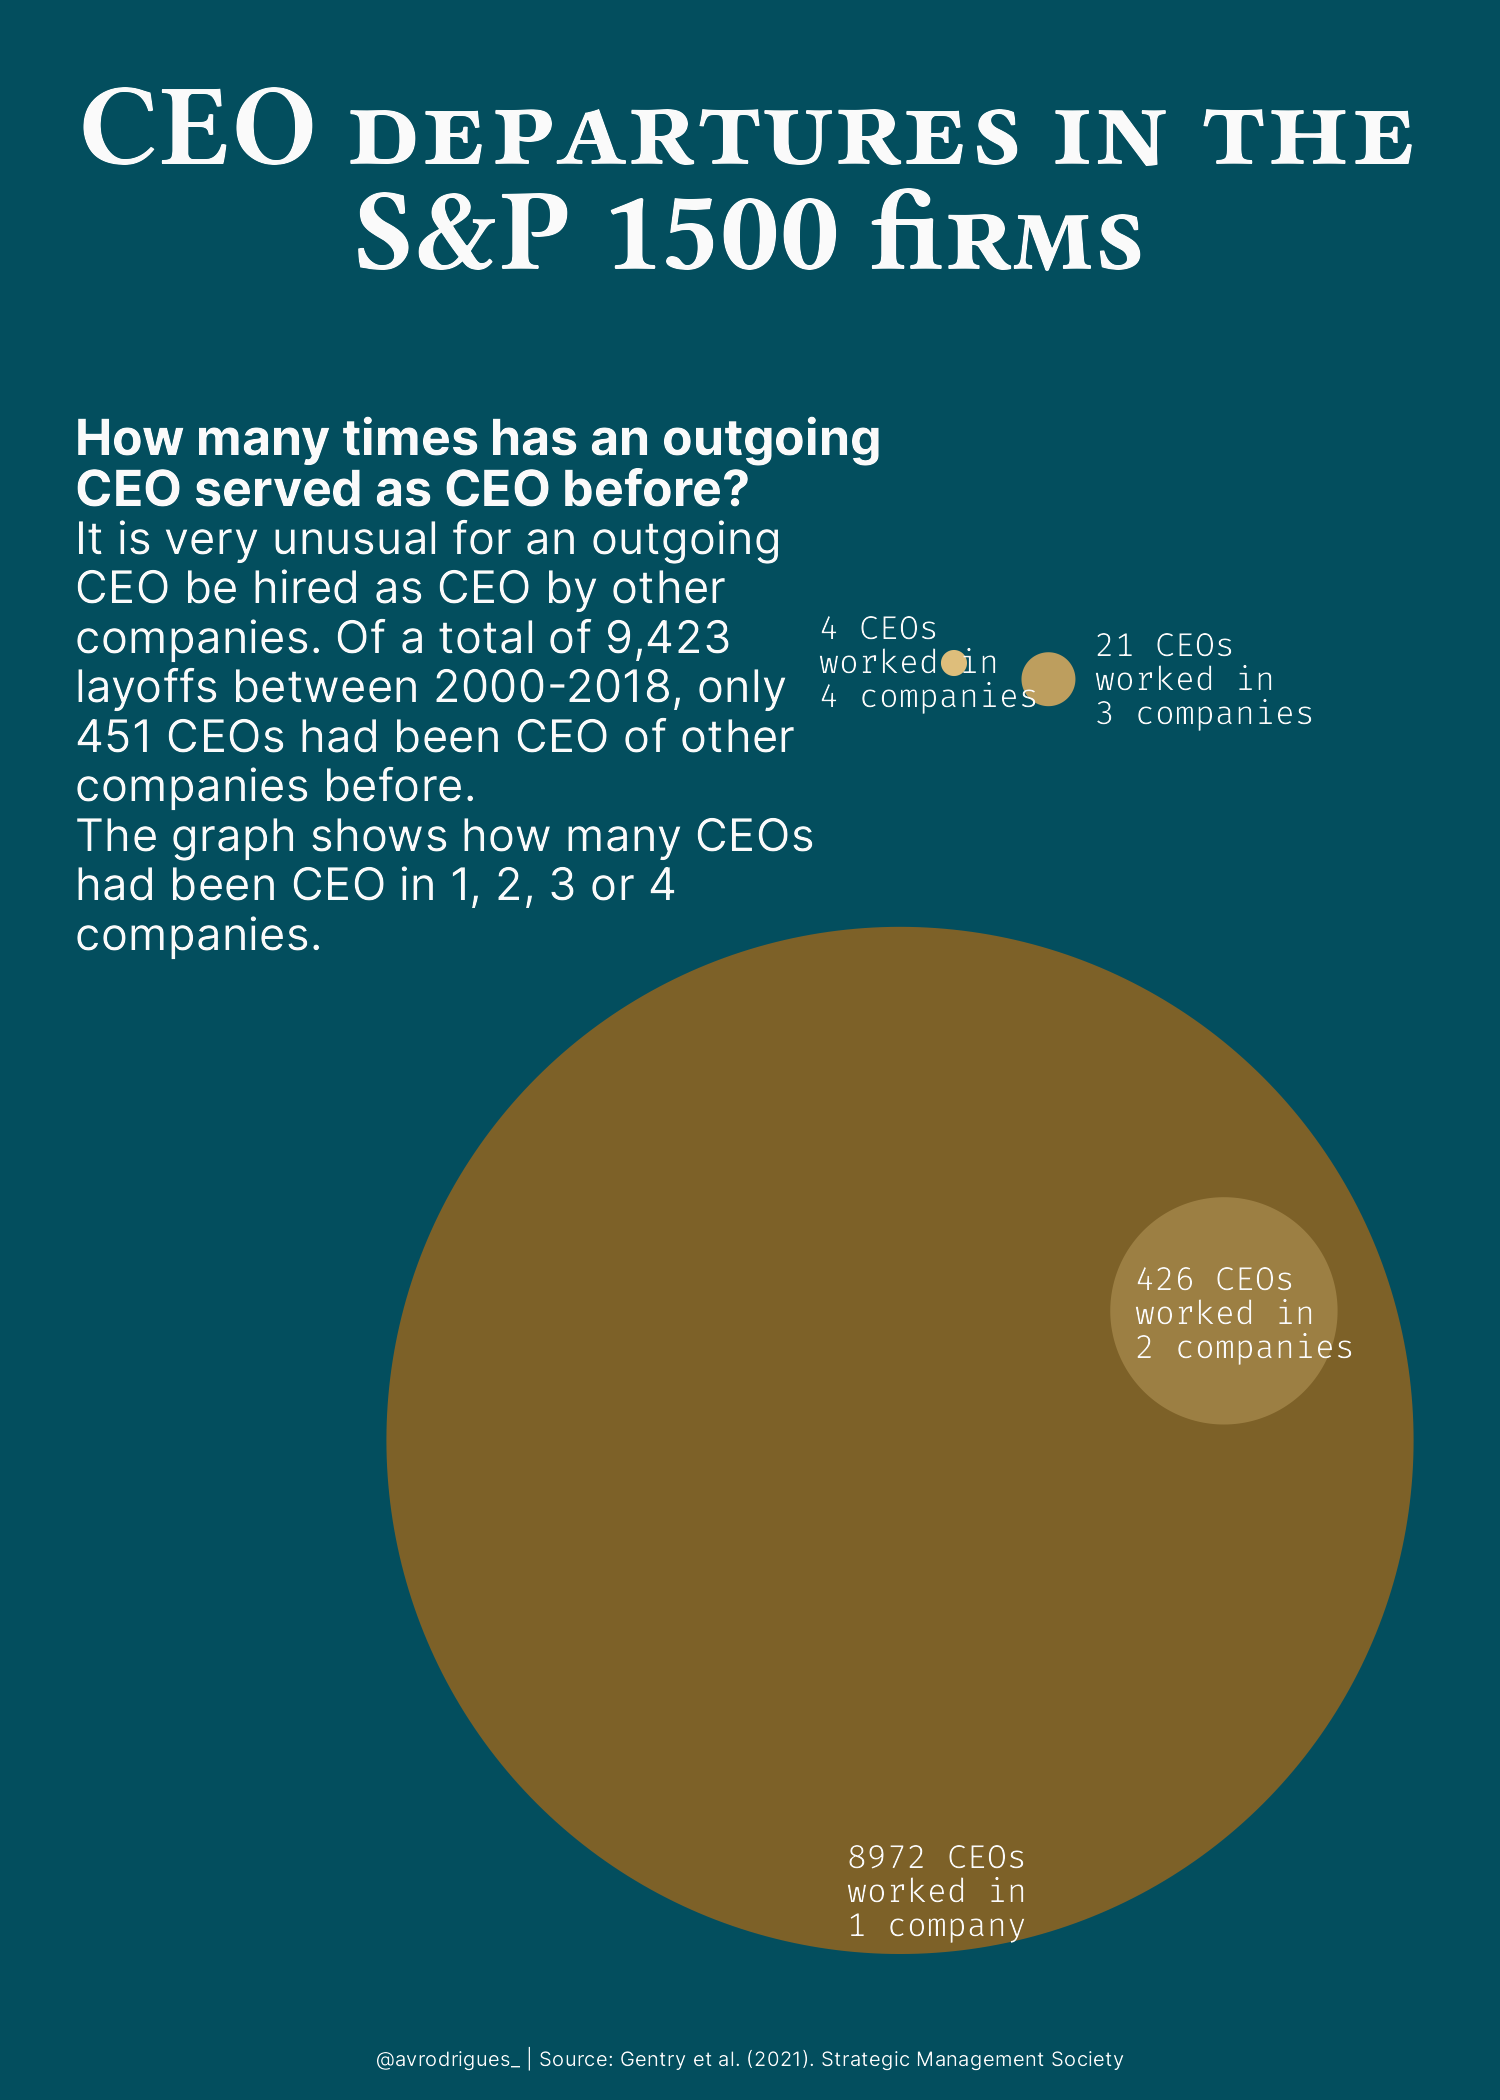

Source code (R):

# load packages -----------------------------------------------------------

library(tidyverse)
library(lubridate)
library(ragg)
library(here)
library(ggforce)
library(cowplot)


tuesday <- tidytuesdayR::tt_load("2021", week = 18)

departures <- tuesday$departures

glimpse(departures)

d.exec <- duplicated(departures$exec_fullname)
exec <-  unique(departures$exec_fullname[d.exec])
 
n_departures <- 
departures %>% 
  group_by(max_tenure_ceodb) %>% 
  summarise(n = n()) %>% 
  arrange(desc(n)) 

pos <- seq(0, sqrt(10000), by = 0.5)
set.seed(2020)
data.df <- tibble(
  x0 = sample(c(pos, -pos), 4), 
  y0 = sample(c(pos, -pos), 4), 
  n_departures
)


(planets <- 
 ggplot(
    data.df, 
    aes(x0 = x0, 
        y0 = y0, 
        fill = max_tenure_ceodb,
        color = max_tenure_ceodb)
    ) +
  geom_circle(aes(r = sqrt(n)), show.legend = F) +
  scale_fill_gradient(low = "#7d6128", high = "#debe7b") +
  scale_color_gradient(low = "#7d6128", high = "#debe7b") +
 # scale_color_manual(values = "grey70") +
  coord_fixed() +
  theme_void() +
  theme(
    plot.background = element_rect(fill = "#034e5e", color = NA)
  )
)

title <- "CEO departures in the\nS&P 1500 firms"
subtitle <- 
"How many times has an outgoing 
CEO served as CEO before?"
description <- 
"It is very unusual for an outgoing
CEO be hired as CEO by other
companies. Of a total of 9,423 
layoffs between 2000-2018, only
451 CEOs had been CEO of other 
companies before.
The graph shows how many CEOs
had been CEO in 1, 2, 3 or 4
companies."



# info --------------------------------------------------------------------

info.text <- tibble(
  x = c(0.565, 0.757, 0.73, 0.546),
  y = c(0.1, 0.375, 0.677, 0.685), 
  label = paste0(
    data.df$n, " CEOs\nworked in\n", 
    data.df$max_tenure_ceodb, 
    ifelse(data.df$max_tenure_ceodb == 1, " company", " companies")
  )
)

chart <- 
ggdraw() +
  draw_plot(
    planets,
    y = -0.12,
    x = 0.1,
    scale = 0.75
  ) +
  draw_text(
    title,
    y = 0.915,
    family = "Linux Libertine Capitals",
    size = 28,
    fontface = "bold",
    color = "grey98",
    lineheight = 0.75
  ) +
  draw_text(
    subtitle,
    x = 0.05, 
    y = 0.78,
    family = "Inter",
    size = 12,
    fontface = "bold",
    color = "grey98",
    
    hjust = 0,
    lineheight = 0.85
  ) +
  draw_text(
    description,
    x = 0.05, 
    y = 0.65,
    family = "Inter",
    size = 11,
    color = "grey98",
    hjust = 0,
    lineheight = 0.9
  ) +
  draw_text(
    info.text$label,
    x = info.text$x, 
    y = info.text$y,
    family = "FiraCode",
    size = 8,
    color = "grey98",
    hjust = 0,
    lineheight = 0.85
  ) +
  draw_text(
    "@avrodrigues_ | Source: Gentry et al. (2021). Strategic Management Society",
    x = 0.5, 
    y = 0.02,
    family = "Inter",
    size = 5,
    color = "grey98",
    hjust = 0.5,
    lineheight = 0.85
  ) +
  theme(
    plot.background = element_rect(fill = "#034e5e", color = NA)
  ) 


# save progress -----------------------------------------------------------

agg_png(
  here("2021",
       "week18", 
       "progress", 
       paste0(format(Sys.time(), "%Y%m%d_%H%M%S"), ".png")),
  width = 6,
  height = 8,
  units = "in",
  res = 300
)
chart
dev.off()



# save plot ----------------------------------------------------------------
agg_png(
  here("2021",
       "week18", 
       "departures.png"),
  width = 5,
  height = 7,
  units = "in",
  res = 300
)
chart
dev.off()  
  
